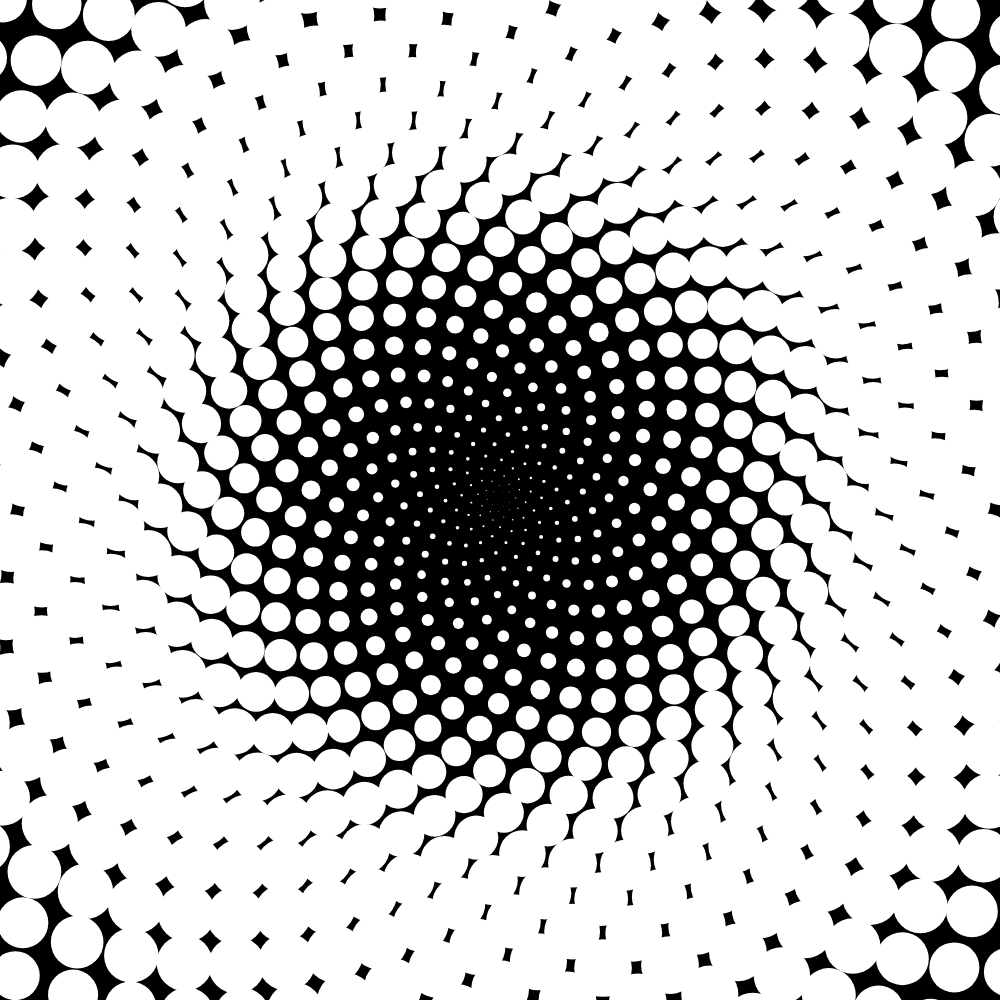
Frame 1 (no input)
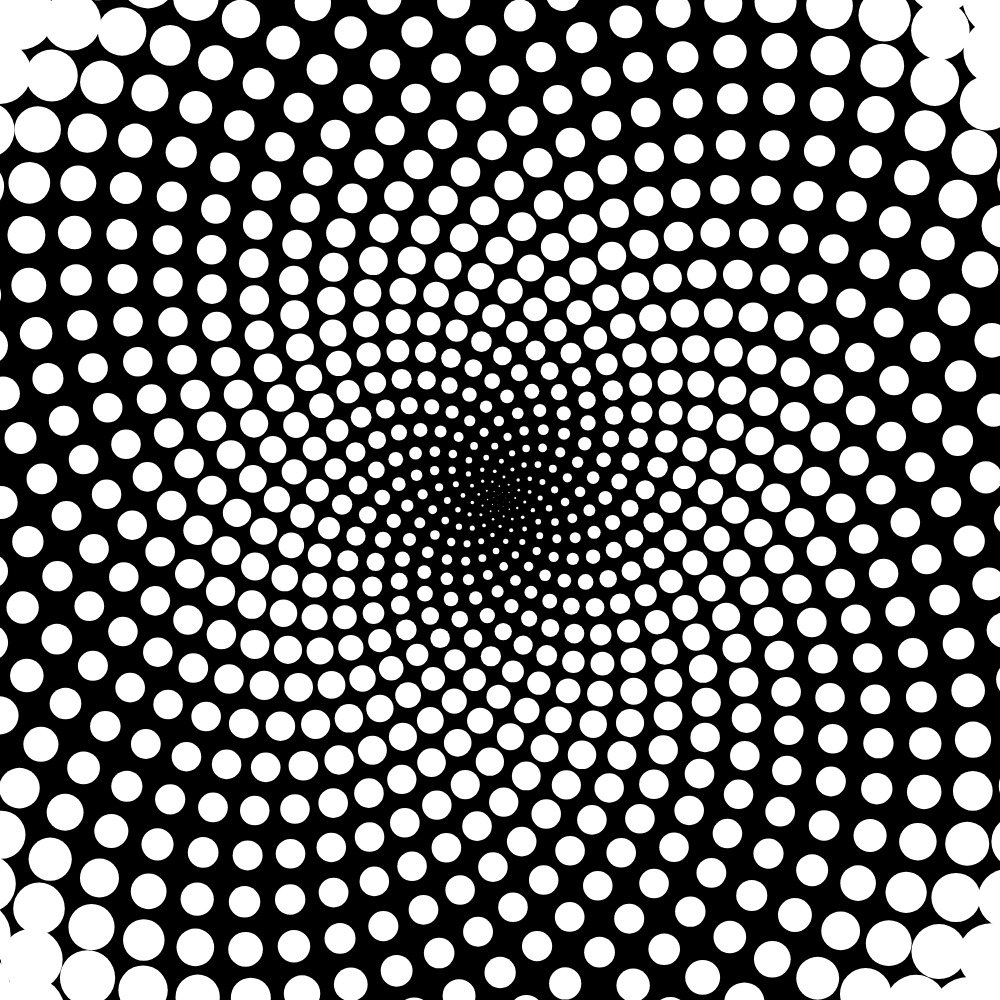
Frame 60 (no input)
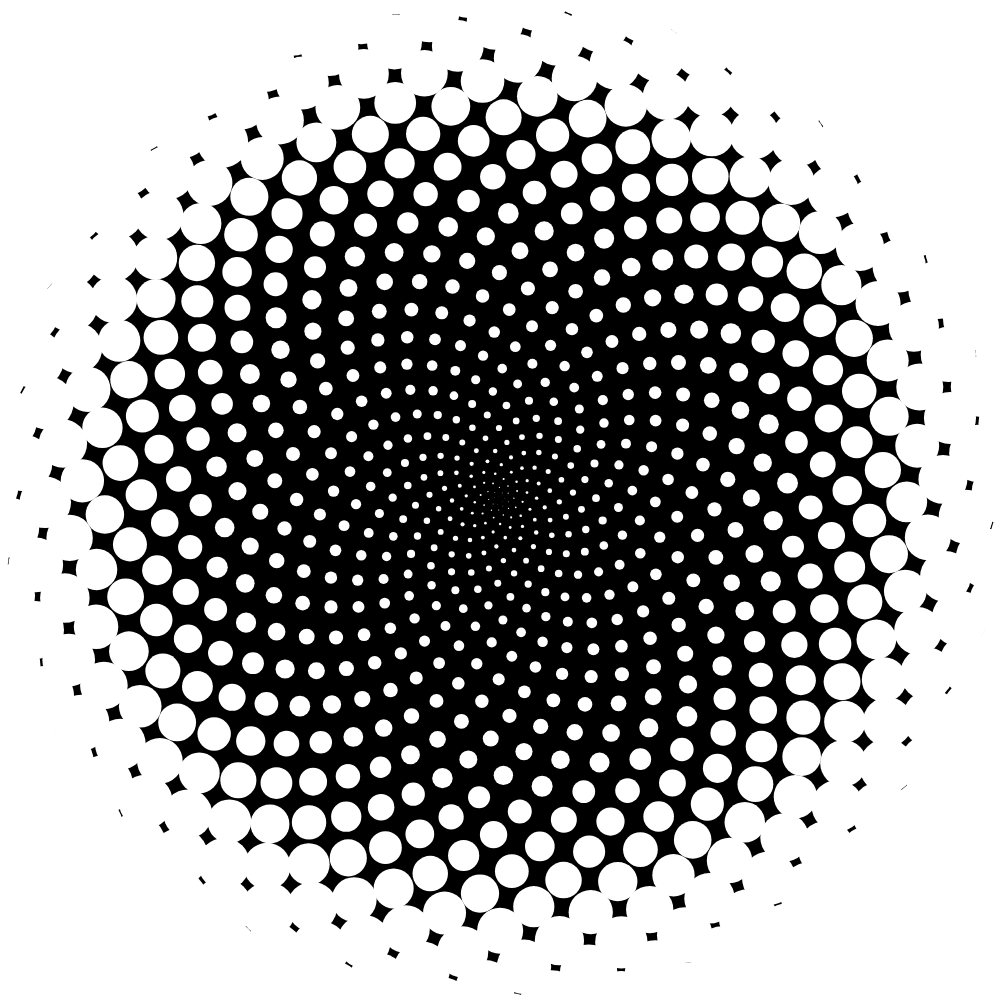
Frame 120 (the mouse pressed at the canvas centre since frame 60)

The p5.js sketch that drew these frames (run headless with seeded random() and noise() and a simulated clock; from frame 60 on, the mouse is pressed at the canvas centre):

// p5.js sketch
// ── sketch.js
function setup() {
  const wSize = min(windowWidth, windowHeight);
  createCanvas (wSize,wSize);
  colorMode(RGB, 1);
  noStroke();
}

function cosn(v){
  return 1 - cos(v * TWO_PI) * 0.5 + 0.5;
}
function invCosn(v){
  return cosn(v);
}

const dotSize = 0.05;
const radius= Math.sqrt(0.5) + dotSize;
const PHI = (1 + Math.sqrt(5)) / 2;


let t;
const frames = 1000;

function draw() {
  t = fract(frameCount / frames);
  //t = mouseX / width;
  
  scale(width, height);
  background(0);
  fill(1);
  
  const count = 1000 * invCosn(t);
  for(let i = 0; i < count; i++) {
    const f = i/ count;
    const a = i / PHI;
    const rdist = f * radius
    
    const x = 0.5 + cos(a * TWO_PI) * rdist;
    const y = 0.5 + sin(a * TWO_PI) * rdist;
    
    const sig = cosn(f + t * 6);
    const r = sig * f * dotSize;
    circle(x,y,r);
  }
}
